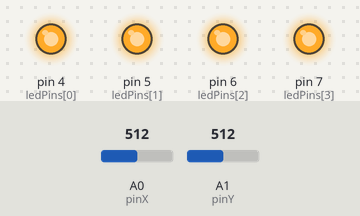
A sketch run on a simulated Arduino Uno, built with avr-gcc and run on an emulated ATmega328P. On the bench: output pins drawn as LEDs (lit = HIGH). The inputs (shaded band) are chosen by the test bench; at power-on: A0 (pinX) = 512, A1 (pinY) = 512. Random numbers use the default seed unless the sketch sets one.

Above: at 3.4 s.
3.5 s: A0 (pinX) set to 208
5.0 s: A0 (pinX) set to 191
At 6.7 s:
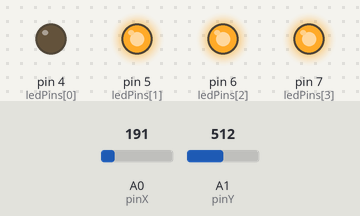
8.0 s: A0 (pinX) set to 210
9.5 s: A1 (pinY) set to 783
11.0 s: A1 (pinY) set to 818
At 13.4 s:
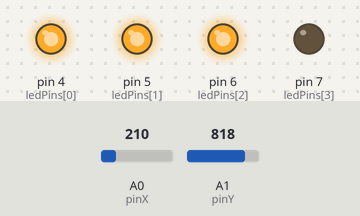
At 13.9 s:
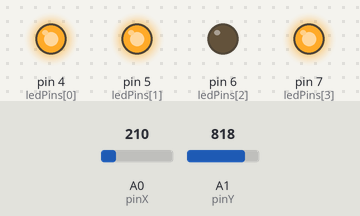
14.0 s: A1 (pinY) set to 790
Timing chart, 0 to 16.7 s (numbered marks = the images above; inputs shaded):
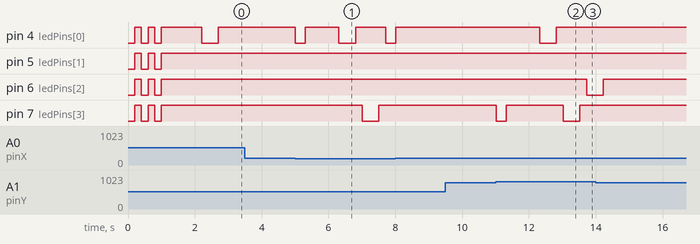

Measured:
- the behaviour switches between 200 and 199 on A0 (pinX) (found by bisection; images 0 and 1)
- the behaviour switches between 800 and 801 on A1 (pinY) (found by bisection; images 1 and 2)
- after the input at 3.5 s, every drawn part: stays the same
- after the input at 5.0 s, pin 4 (ledPins[0]): goes LOW 0.30 s, HIGH 1.0 s, LOW 0.50 s, HIGH 0.90 s, then LOW, starting at once; pin 7 (ledPins[3]): HIGH → LOW after 2.0 s, → HIGH 0.50 s later
- after the input at 9.5 s, every drawn part: stays the same
- after the input at 11.0 s, pin 4 (ledPins[0]): HIGH → LOW after 1.3 s, → HIGH 0.50 s later; pin 6 (ledPins[2]): HIGH → LOW after 2.7 s; pin 7 (ledPins[3]): HIGH → LOW at once, → HIGH 0.30 s later, → LOW 1.7 s later, → HIGH 0.50 s later

The sketch:

SimonJoy.ino
```cpp
const int ledPins[] = {4, 5, 6, 7}; // 0-Влево, 1-Вправо, 2-Вверх, 3-Вниз
const int numLeds = 4;

// Пины джойстика
const int pinX = A0;
const int pinY = A1;

// Переменные игры
int sequence[100]; // Массив для хранения шагов Саймона
int gameRound = 0;

void setup() {
  for (int i = 0; i < numLeds; i++) {
    pinMode(ledPins[i], OUTPUT);
    digitalWrite(ledPins[i], HIGH); // Из-за подключения к плюсу АКБ,
                                    // выключаем светодиоды подачей HIGH
  }

  randomSeed(analogRead(A2)); // Инициализация случайных чисел
  Serial.begin(9600);

  // Стартовая анимация
  flashAll(3);
  delay(1000);
}

void loop() {
  // 1. Шаг Саймона: добавляем новый цвет в цепочку
  sequence[gameRound] = random(0, numLeds);
  gameRound++;

  // 2. Саймон показывает цепочку
  for (int i = 0; i < gameRound; i++) {
    lightUp(sequence[i], 500);
    delay(200);
  }

  // 3. Ход игрока
  for (int i = 0; i < gameRound; i++) {
    int playerInput = waitForJoystick();

    // Проверка на ошибку
    if (playerInput != sequence[i]) {
      // Игрок ошибся! Игра окончена.
      gameOver();
      return;
    }
    // Если угадал, подсветим диод
    lightUp(playerInput, 300);
  }

  delay(1000); // Пауза перед следующим раундом
}

// Функция включения конкретного светодиода (LOW зажигает его)
void lightUp(int ledIndex, int duration) {
  digitalWrite(ledPins[ledIndex], LOW);
  delay(duration);
  digitalWrite(ledPins[ledIndex], HIGH);
}

// Мигание всеми диодами сразу
void flashAll(int times) {
  for (int t = 0; t < times; t++) {
    for (int i = 0; i < numLeds; i++) digitalWrite(ledPins[i], LOW);
    delay(200);
    for (int i = 0; i < numLeds; i++) digitalWrite(ledPins[i], HIGH);
    delay(200);
  }
}

// Считывание джойстика и определение направления
int waitForJoystick() {
  while (true) {
    int xVal = analogRead(pinX);
    int yVal = analogRead(pinY);

    if (xVal < 200) return 0; // Влево
    if (xVal > 800) return 1; // Вправо
    if (yVal < 200) return 2; // Вверх
    if (yVal > 800) return 3; // Вниз

    delay(50);
  }
}

// Конец игры
void gameOver() {
  Serial.println("Game Over!");
  flashAll(5); // Быстро мигаем в знак проигрыша
  gameRound = 0; // Сброс игры
  delay(2000);
}
```
